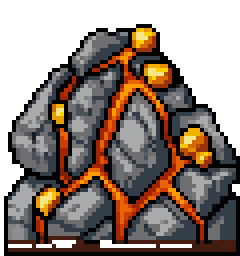
#> input picture design/pixel/resource-tiles/copper-1-outcrop.png, 60 x 64 px (shown 4 times larger)
$ python contact.py ../resource-tiles 3 out.png 5 ../resource-tiles/copper-1-outcrop.png
#> lines starting #> are read from the running program, lines starting #| are printed output that depends on the picture
"""Contact sheet of a folder of PNGs at integer scale, for checking drafts by eye."""
import sys
from pathlib import Path

from PIL import Image

folder = Path(sys.argv[1])
scale = int(sys.argv[2]) if len(sys.argv) > 2 else 4
out = Path(sys.argv[3])
pattern = sys.argv[5] if len(sys.argv) > 5 else "*.png"
files = sorted(folder.rglob(pattern))
ims = [Image.open(f).convert("RGBA") for f in files]
#> ims = 1 item
cols = int(sys.argv[4]) if len(sys.argv) > 4 else 5
cw = max(i.width for i in ims) * scale + 8
#> cw = 188
ch = max(i.height for i in ims) * scale + 8
#> ch = 200
rows = (len(ims) + cols - 1) // cols
#> rows = 1
sheet = Image.new("RGBA", (cw * cols, ch * rows), (34, 30, 46, 255))
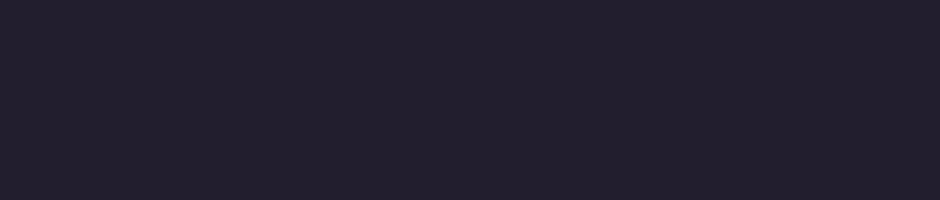
#> sheet: PIL image 940x200 RGBA; mean R, G, B, A 34, 30, 46, 255
for n, im in enumerate(ims):
    big = im.resize((im.width * scale, im.height * scale), Image.NEAREST)
    sheet.alpha_composite(big, ((n % cols) * cw + 4, (n // cols) * ch + 4))
#> this loop made 1 pass
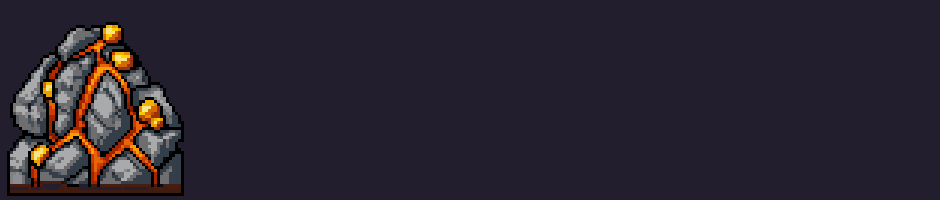
#> sheet: PIL image 940x200 RGBA; mean R, G, B, A 41.7, 35.6, 47.9, 255
sheet.save(out)
print("\n".join(f.name for f in files))

$ run again, on design/pixel/resource-tiles/oak-1-island.png
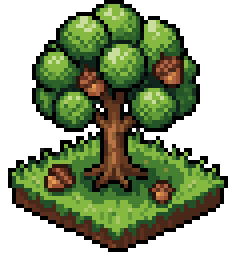
#> input picture design/pixel/resource-tiles/oak-1-island.png, 60 x 64 px (shown 4 times larger)
#> ims = 1 item
#> cw = 188
#> ch = 200
#> rows = 1
#> the loop `for n, im in enumerate(ims):` made 1 pass
#> after the loop `for n, im in enumerate(ims):`:
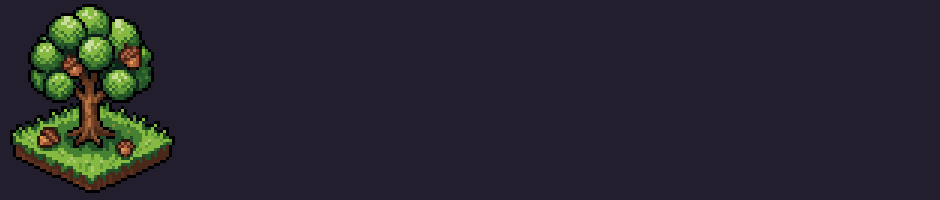
#> sheet: PIL image 940x200 RGBA; mean R, G, B, A 38.1, 36.7, 45.5, 255
